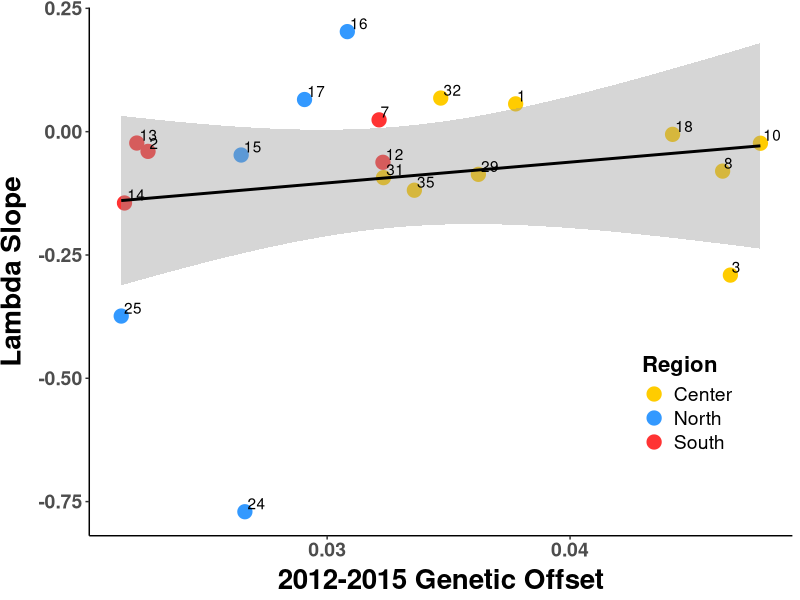
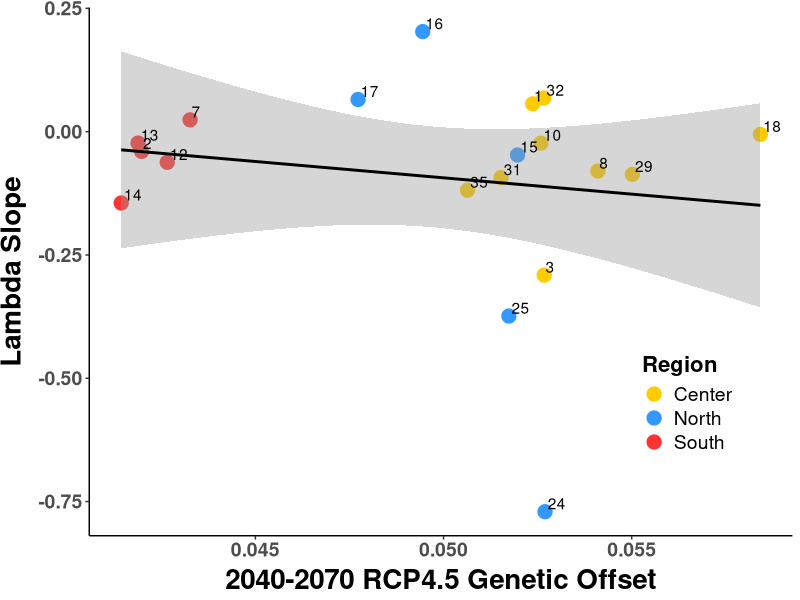
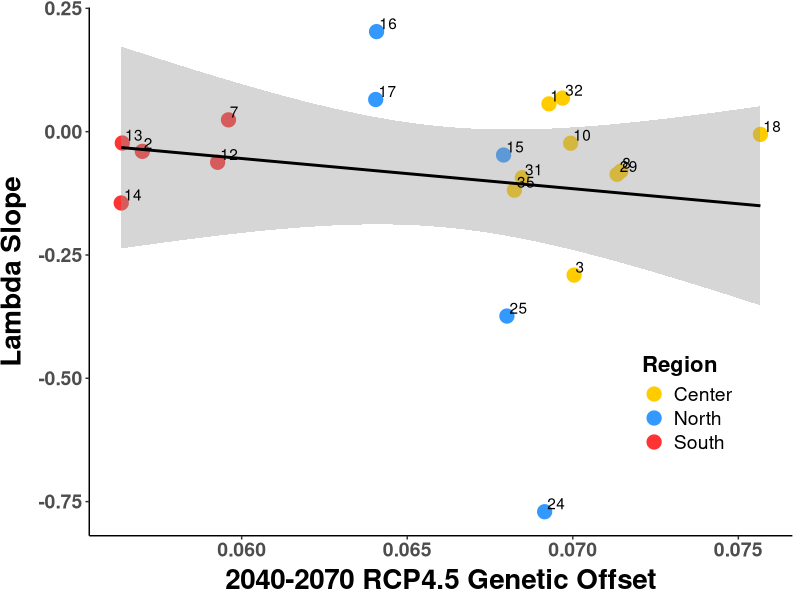
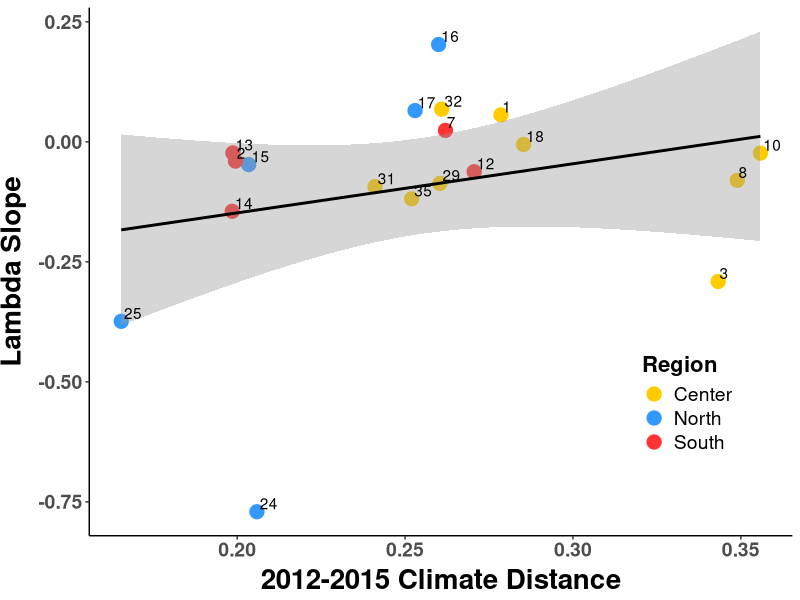
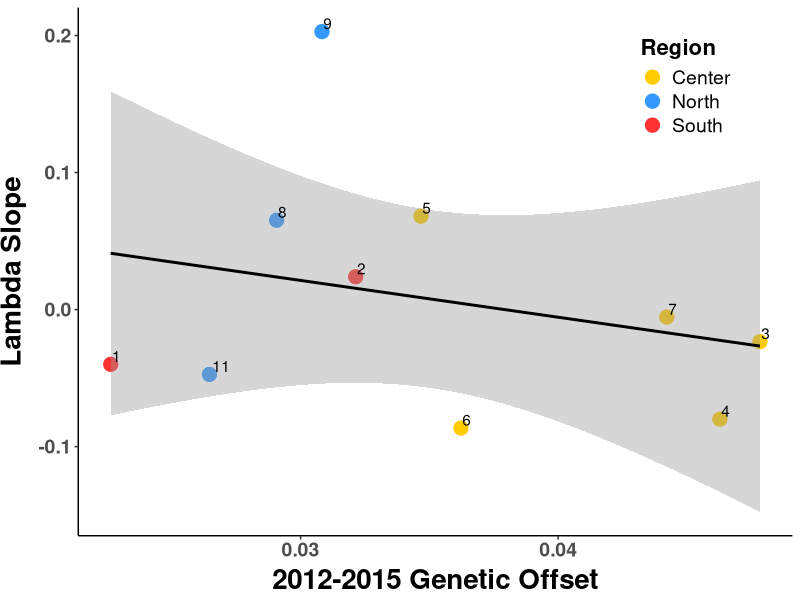
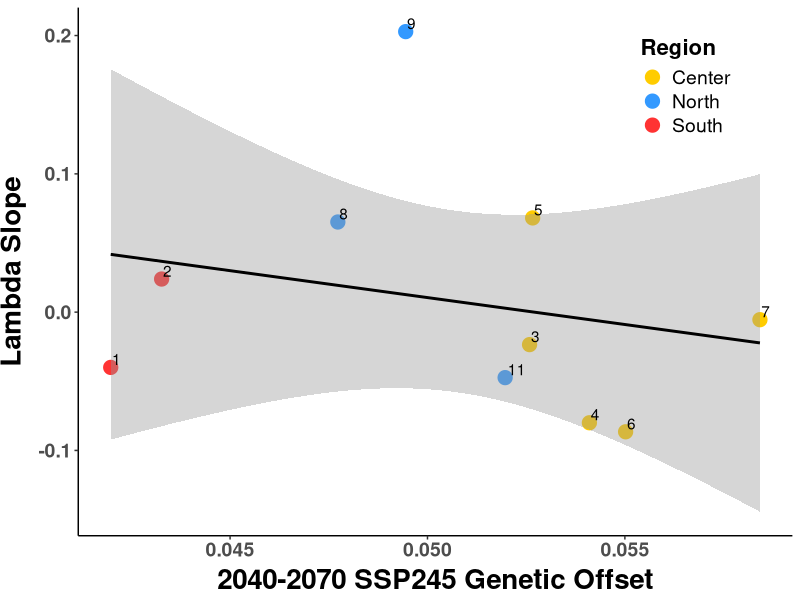
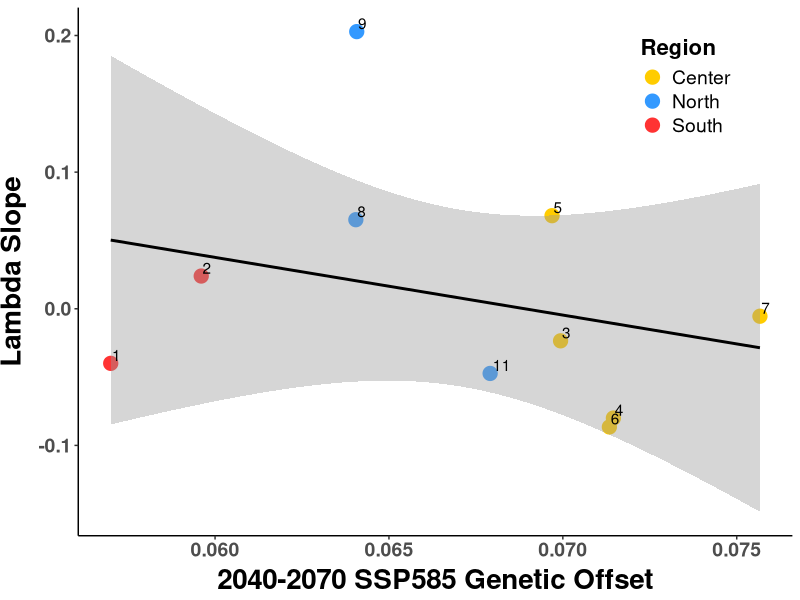
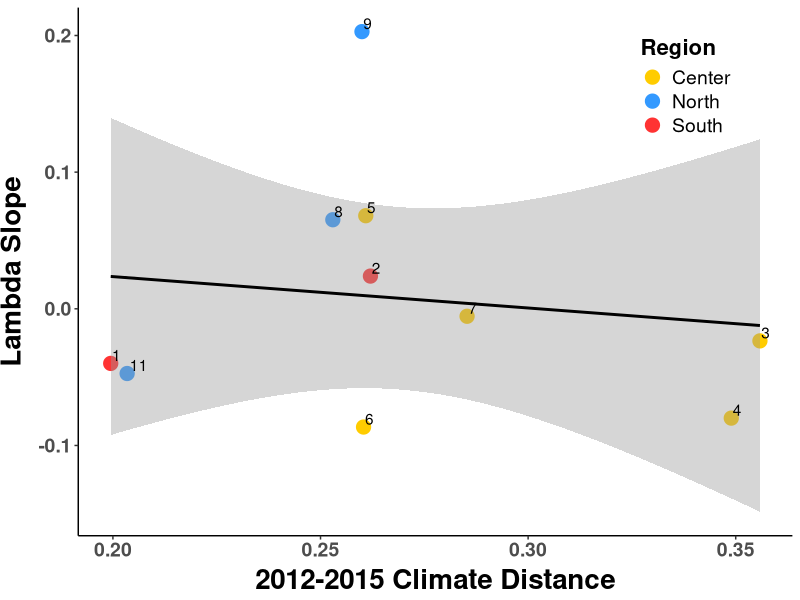

Here is the R script that generated these plots, in order:
##################################################################################
## Plot offset against lambda.slope
## Author Daniel Anstett
## 
## 
## Last Modified April 19, 2023
###################################################################################

#Library install and import
library(tidyverse) 
library(car)
library(ggrepel)

#Import data
offset_pop <- read_csv("data/genomic_data/offset_pop_9var.csv")
#offset_pop <- offset_pop %>% filter(Demo_ID!=24)
offset_pop_10 <- offset_pop %>% filter(Paper_ID<13)

#stats
lm.1215 <- lm(lambda.slope~offset_1215,data=offset_pop)
lm.SSP245 <- lm(lambda.slope~offset_SSP245,data=offset_pop)
lm.SSP585 <- lm(lambda.slope~offset_SSP585,data=offset_pop)
lm.dist <- lm(lambda.slope~offset_climate,data=offset_pop)

lm.1215_10 <- lm(lambda.slope~offset_1215,data=offset_pop_10)
lm.SSP245_10 <- lm(lambda.slope~offset_SSP245,data=offset_pop_10)
lm.SSP585_10 <- lm(lambda.slope~offset_SSP585,data=offset_pop_10)
lm.dist_10 <- lm(lambda.slope~offset_climate,data=offset_pop_10)



Anova(lm.1215,type="III")
Anova(lm.SSP245,type="III")
Anova(lm.SSP585,type="III")
Anova(lm.dist,type="III")


Anova(lm.1215_10,type="III")
Anova(lm.SSP245_10,type="III")
Anova(lm.SSP585_10,type="III")
Anova(lm.dist_10,type="III")






###########################################################################################################



#2012-2015 offset plotted against lambda
ggplot(offset_pop, aes(x=offset_1215, y=lambda.slope, label=Demo_ID)) + 
  geom_point(aes(color=Region), size =4.5)+
  geom_smooth(method=lm,color="black")+
#  geom_label_repel(aes(label = ID))+
  geom_text(hjust=-.15, vjust=-.2)+
  scale_y_continuous(name="Lambda Slope")+
  scale_x_continuous(name="2012-2015 Genetic Offset")+
  scale_color_manual(values= c("North"="#3399FF", "Center"="#FFCC00", "South"="#FF3333"))+
  theme_classic() + theme(
    axis.text.x = element_text(size=14, face="bold"),
    axis.text.y = element_text(size=14,face="bold"),
    axis.title.x = element_text(color="black", size=20, vjust = 0.5, face="bold"),
    axis.title.y = element_text(color="black", size=20,vjust = 2, face="bold",hjust=0.5),
    #legend.position = c(0.85, 0.25),legend.text=element_text(size=14),
    legend.position = c(0.85, 0.25),legend.text=element_text(size=14),
    legend.title=element_text(size=16,face="bold"))
#ggsave("Graphs/1_offset_lambda_1215.pdf",width=8, height = 6, units = "in")


#SSP 245 offset plotted against lambda
ggplot(offset_pop, aes(x=offset_SSP245, y=lambda.slope, label=Demo_ID)) + 
  geom_point(aes(color=Region), size =4.5)+
  geom_smooth(method=lm,color="black")+
  #  geom_label_repel(aes(label = ID))+
  geom_text(hjust=-.15, vjust=-.2)+
  scale_y_continuous(name="Lambda Slope")+
  scale_x_continuous(name="2040-2070 RCP4.5 Genetic Offset")+
  scale_color_manual(values= c("North"="#3399FF", "Center"="#FFCC00", "South"="#FF3333"))+
  theme_classic() + theme(
    axis.text.x = element_text(size=14, face="bold"),
    axis.text.y = element_text(size=14,face="bold"),
    axis.title.x = element_text(color="black", size=20, vjust = 0.5, face="bold"),
    axis.title.y = element_text(color="black", size=20,vjust = 2, face="bold",hjust=0.5),
    #legend.position = c(0.85, 0.85),legend.text=element_text(size=14),
    legend.position = c(0.85, 0.25),legend.text=element_text(size=14),
    legend.title=element_text(size=16,face="bold"))
#ggsave("Graphs/2_offset_lambda_45.pdf",width=7, height = 5, units = "in")

#SSP 585 offset plotted against lambda
ggplot(offset_pop, aes(x=offset_SSP585, y=lambda.slope, label=Demo_ID)) + 
  geom_point(aes(color=Region), size =4.5)+
  geom_smooth(method=lm,color="black")+
  #  geom_label_repel(aes(label = ID))+
  geom_text(hjust=-.15, vjust=-.2)+
  scale_y_continuous(name="Lambda Slope")+
  scale_x_continuous(name="2040-2070 RCP4.5 Genetic Offset")+
  scale_color_manual(values= c("North"="#3399FF", "Center"="#FFCC00", "South"="#FF3333"))+
  theme_classic() + theme(
    axis.text.x = element_text(size=14, face="bold"),
    axis.text.y = element_text(size=14,face="bold"),
    axis.title.x = element_text(color="black", size=20, vjust = 0.5, face="bold"),
    axis.title.y = element_text(color="black", size=20,vjust = 2, face="bold",hjust=0.5),
    #legend.position = c(0.85, 0.85),legend.text=element_text(size=14),
    legend.position = c(0.85, 0.25),legend.text=element_text(size=14),
    legend.title=element_text(size=16,face="bold"))
#ggsave("Graphs/3_offset_lambda_.pdf",width=7, height = 5, units = "in")




###########################

#climate distance plotted against lambda
ggplot(offset_pop, aes(x=offset_climate, y=lambda.slope, label=Demo_ID)) + 
  geom_point(aes(color=Region), size =4.5)+
  geom_smooth(method=lm,color="black")+
  #  geom_label_repel(aes(label = ID))+
  geom_text(hjust=-.15, vjust=-.2)+
  scale_y_continuous(name="Lambda Slope")+
  scale_x_continuous(name="2012-2015 Climate Distance")+
  scale_color_manual(values= c("North"="#3399FF", "Center"="#FFCC00", "South"="#FF3333"))+
  theme_classic() + theme(
    axis.text.x = element_text(size=14, face="bold"),
    axis.text.y = element_text(size=14,face="bold"),
    axis.title.x = element_text(color="black", size=20, vjust = 0.5, face="bold"),
    axis.title.y = element_text(color="black", size=20,vjust = 2, face="bold",hjust=0.5),
    legend.position = c(0.85, 0.25),legend.text=element_text(size=14),
    legend.title=element_text(size=16,face="bold"))
#ggsave("Graphs/4_distance_lambda.pdf",width=8, height = 6, units = "in")





##################################################################################################################
#Offset pop with 10 initial populations

#2012-2015 offset plotted against lambda only 10
ggplot(offset_pop_10, aes(x=offset_1215, y=lambda.slope, label=Paper_ID)) + 
  geom_point(aes(color=Region), size =4.5)+
  geom_smooth(method=lm,color="black")+
  #  geom_label_repel(aes(label = ID))+
  geom_text(hjust=-.15, vjust=-.2)+
  scale_y_continuous(name="Lambda Slope")+
  scale_x_continuous(name="2012-2015 Genetic Offset")+
  scale_color_manual(values= c("North"="#3399FF", "Center"="#FFCC00", "South"="#FF3333"))+
  theme_classic() + theme(
    axis.text.x = element_text(size=14, face="bold"),
    axis.text.y = element_text(size=14,face="bold"),
    axis.title.x = element_text(color="black", size=20, vjust = 0.5, face="bold"),
    axis.title.y = element_text(color="black", size=20,vjust = 2, face="bold",hjust=0.5),
    #legend.position = c(0.85, 0.25),legend.text=element_text(size=14),
    legend.position = c(0.85, 0.85),legend.text=element_text(size=14),
    legend.title=element_text(size=16,face="bold"))
#ggsave("Graphs/1_offset_lambda_1215_only10.pdf",width=8, height = 6, units = "in")



#SSP 245 offset plotted against lambda
ggplot(offset_pop_10, aes(x=offset_SSP245, y=lambda.slope, label=Paper_ID)) + 
  geom_point(aes(color=Region), size =4.5)+
  geom_smooth(method=lm,color="black")+
  #  geom_label_repel(aes(label = ID))+
  geom_text(hjust=-.15, vjust=-.2)+
  scale_y_continuous(name="Lambda Slope")+
  scale_x_continuous(name="2040-2070 SSP245 Genetic Offset")+
  scale_color_manual(values= c("North"="#3399FF", "Center"="#FFCC00", "South"="#FF3333"))+
  theme_classic() + theme(
    axis.text.x = element_text(size=14, face="bold"),
    axis.text.y = element_text(size=14,face="bold"),
    axis.title.x = element_text(color="black", size=20, vjust = 0.5, face="bold"),
    axis.title.y = element_text(color="black", size=20,vjust = 2, face="bold",hjust=0.5),
    legend.position = c(0.85, 0.85),legend.text=element_text(size=14),
    #legend.position = c(0.85, 0.25),legend.text=element_text(size=14),
    legend.title=element_text(size=16,face="bold"))
#ggsave("Graphs/2_offset_lambda_45_only10.pdf",width=7, height = 5, units = "in")

#SSP 585 offset plotted against lambda
ggplot(offset_pop_10, aes(x=offset_SSP585, y=lambda.slope, label=Paper_ID)) + 
  geom_point(aes(color=Region), size =4.5)+
  geom_smooth(method=lm,color="black")+
  #  geom_label_repel(aes(label = ID))+
  geom_text(hjust=-.15, vjust=-.2)+
  scale_y_continuous(name="Lambda Slope")+
  scale_x_continuous(name="2040-2070 SSP585 Genetic Offset")+
  scale_color_manual(values= c("North"="#3399FF", "Center"="#FFCC00", "South"="#FF3333"))+
  theme_classic() + theme(
    axis.text.x = element_text(size=14, face="bold"),
    axis.text.y = element_text(size=14,face="bold"),
    axis.title.x = element_text(color="black", size=20, vjust = 0.5, face="bold"),
    axis.title.y = element_text(color="black", size=20,vjust = 2, face="bold",hjust=0.5),
    legend.position = c(0.85, 0.85),legend.text=element_text(size=14),
    #legend.position = c(0.85, 0.25),legend.text=element_text(size=14),
    legend.title=element_text(size=16,face="bold"))
#ggsave("Graphs/3_offset_lambda_85_only10.pdf",width=7, height = 5, units = "in")


#climate distance plotted against lambda
ggplot(offset_pop_10, aes(x=offset_climate, y=lambda.slope, label=Paper_ID)) + 
  geom_point(aes(color=Region), size =4.5)+
  geom_smooth(method=lm,color="black")+
  #  geom_label_repel(aes(label = ID))+
  geom_text(hjust=-.15, vjust=-.2)+
  scale_y_continuous(name="Lambda Slope")+
  scale_x_continuous(name="2012-2015 Climate Distance")+
  scale_color_manual(values= c("North"="#3399FF", "Center"="#FFCC00", "South"="#FF3333"))+
  theme_classic() + theme(
    axis.text.x = element_text(size=14, face="bold"),
    axis.text.y = element_text(size=14,face="bold"),
    axis.title.x = element_text(color="black", size=20, vjust = 0.5, face="bold"),
    axis.title.y = element_text(color="black", size=20,vjust = 2, face="bold",hjust=0.5),
    legend.position = c(0.85, 0.85),legend.text=element_text(size=14),
    legend.title=element_text(size=16,face="bold"))
#ggsave("Graphs/4_distance_lambda_only10.pdf",width=8, height = 6, units = "in")


##################################################################################################################









#By region
ggplot(offset_pop,aes(x=offset_1215, y=lambda.slope, color=Region,label=Demo_ID))+
  geom_point(aes(color=Region), size =4.5)+
  geom_smooth(method="lm")+
  geom_text(hjust=-.15, vjust=-.2,color="black")+
  scale_y_continuous(name="Lambda Slope")+
  scale_x_continuous(name="2012-2015 Genetic Offset")+
  scale_color_manual(values= c("North"="#3399FF", "Center"="#FFCC00", "South"="#FF3333"))+
  theme_classic() + theme(
    axis.text.x = element_text(size=14, face="bold"),
    axis.text.y = element_text(size=14,face="bold"),
    axis.title.x = element_text(color="black", size=20, vjust = 0.5, face="bold"),
    axis.title.y = element_text(color="black", size=20,vjust = 2, face="bold",hjust=0.5),
    #legend.position = c(0.85, 0.25),legend.text=element_text(size=14),
    legend.position = c(0.85, 0.25),legend.text=element_text(size=14),
    legend.title=element_text(size=16,face="bold"))


